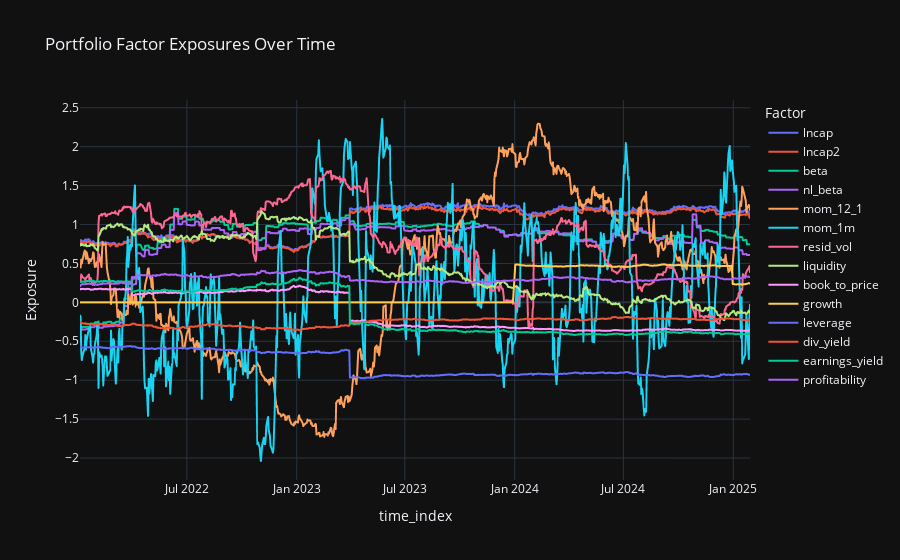

This figure's notebook cell:
### Markdown cell above
## 3. Compute Portfolio Exposures Over Time
Aggregate asset exposures into portfolio exposures:

$$ x_f(t) = \sum_i w_i \, X_{i,f}(t) $$

### Code cell
# 3. Compute portfolio exposures
port_expo = pfa.portfolio_exposure_df.reset_index().melt(
    id_vars='time_index', var_name='Factor', value_name='Exposure'
)
fig = px.line(port_expo, x='time_index', y='Exposure', color='Factor',
              title='Portfolio Factor Exposures Over Time')
fig.show()

### Figure 1 — Plotly figure (JSON) as saved in the notebook; plotly's stock layout.template omitted (floating-point values rounded to 4 significant figures; data arrays with more than 128 entries replaced by an {"elided": "..."} marker saying what was removed)
{"data": [{"hovertemplate": "Factor=lncap<br>time_index=%{x}<br>Exposure=%{y}<extra></extra>", "legendgroup": "lncap", "line": {"color": "#636efa", "dash": "solid"}, "marker": {"symbol": "circle"}, "mode": "lines", "name": "lncap", "showlegend": true, "x": {"elided": "772 str values"}, "xaxis": "x", "y": {"elided": "772 float values"}, "yaxis": "y", "type": "scattergl"}, {"hovertemplate": "Factor=lncap2<br>time_index=%{x}<br>Exposure=%{y}<extra></extra>", "legendgroup": "lncap2", "line": {"color": "#EF553B", "dash": "solid"}, "marker": {"symbol": "circle"}, "mode": "lines", "name": "lncap2", "showlegend": true, "x": {"elided": "772 str values"}, "xaxis": "x", "y": {"elided": "772 float values"}, "yaxis": "y", "type": "scattergl"}, {"hovertemplate": "Factor=beta<br>time_index=%{x}<br>Exposure=%{y}<extra></extra>", "legendgroup": "beta", "line": {"color": "#00cc96", "dash": "solid"}, "marker": {"symbol": "circle"}, "mode": "lines", "name": "beta", "showlegend": true, "x": {"elided": "772 str values"}, "xaxis": "x", "y": {"elided": "772 float values"}, "yaxis": "y", "type": "scattergl"}, {"hovertemplate": "Factor=nl_beta<br>time_index=%{x}<br>Exposure=%{y}<extra></extra>", "legendgroup": "nl_beta", "line": {"color": "#ab63fa", "dash": "solid"}, "marker": {"symbol": "circle"}, "mode": "lines", "name": "nl_beta", "showlegend": true, "x": {"elided": "772 str values"}, "xaxis": "x", "y": {"elided": "772 float values"}, "yaxis": "y", "type": "scattergl"}, {"hovertemplate": "Factor=mom_12_1<br>time_index=%{x}<br>Exposure=%{y}<extra></extra>", "legendgroup": "mom_12_1", "line": {"color": "#FFA15A", "dash": "solid"}, "marker": {"symbol": "circle"}, "mode": "lines", "name": "mom_12_1", "showlegend": true, "x": {"elided": "772 str values"}, "xaxis": "x", "y": {"elided": "772 float values"}, "yaxis": "y", "type": "scattergl"}, {"hovertemplate": "Factor=mom_1m<br>time_index=%{x}<br>Exposure=%{y}<extra></extra>", "legendgroup": "mom_1m", "line": {"color": "#19d3f3", "dash": "solid"}, "marker": {"symbol": "circle"}, "mode": "lines", "name": "mom_1m", "showlegend": true, "x": {"elided": "772 str values"}, "xaxis": "x", "y": {"elided": "772 float values"}, "yaxis": "y", "type": "scattergl"}, {"hovertemplate": "Factor=resid_vol<br>time_index=%{x}<br>Exposure=%{y}<extra></extra>", "legendgroup": "resid_vol", "line": {"color": "#FF6692", "dash": "solid"}, "marker": {"symbol": "circle"}, "mode": "lines", "name": "resid_vol", "showlegend": true, "x": {"elided": "772 str values"}, "xaxis": "x", "y": {"elided": "772 float values"}, "yaxis": "y", "type": "scattergl"}, {"hovertemplate": "Factor=liquidity<br>time_index=%{x}<br>Exposure=%{y}<extra></extra>", "legendgroup": "liquidity", "line": {"color": "#B6E880", "dash": "solid"}, "marker": {"symbol": "circle"}, "mode": "lines", "name": "liquidity", "showlegend": true, "x": {"elided": "772 str values"}, "xaxis": "x", "y": {"elided": "772 float values"}, "yaxis": "y", "type": "scattergl"}, {"hovertemplate": "Factor=book_to_price<br>time_index=%{x}<br>Exposure=%{y}<extra></extra>", "legendgroup": "book_to_price", "line": {"color": "#FF97FF", "dash": "solid"}, "marker": {"symbol": "circle"}, "mode": "lines", "name": "book_to_price", "showlegend": true, "x": {"elided": "772 str values"}, "xaxis": "x", "y": {"elided": "772 float values"}, "yaxis": "y", "type": "scattergl"}, {"hovertemplate": "Factor=growth<br>time_index=%{x}<br>Exposure=%{y}<extra></extra>", "legendgroup": "growth", "line": {"color": "#FECB52", "dash": "solid"}, "marker": {"symbol": "circle"}, "mode": "lines", "name": "growth", "showlegend": true, "x": {"elided": "772 str values"}, "xaxis": "x", "y": {"elided": "772 float values"}, "yaxis": "y", "type": "scattergl"}, {"hovertemplate": "Factor=leverage<br>time_index=%{x}<br>Exposure=%{y}<extra></extra>", "legendgroup": "leverage", "line": {"color": "#636efa", "dash": "solid"}, "marker": {"symbol": "circle"}, "mode": "lines", "name": "leverage", "showlegend": true, "x": {"elided": "772 str values"}, "xaxis": "x", "y": {"elided": "772 float values"}, "yaxis": "y", "type": "scattergl"}, {"hovertemplate": "Factor=div_yield<br>time_index=%{x}<br>Exposure=%{y}<extra></extra>", "legendgroup": "div_yield", "line": {"color": "#EF553B", "dash": "solid"}, "marker": {"symbol": "circle"}, "mode": "lines", "name": "div_yield", "showlegend": true, "x": {"elided": "772 str values"}, "xaxis": "x", "y": {"elided": "772 float values"}, "yaxis": "y", "type": "scattergl"}, {"hovertemplate": "Factor=earnings_yield<br>time_index=%{x}<br>Exposure=%{y}<extra></extra>", "legendgroup": "earnings_yield", "line": {"color": "#00cc96", "dash": "solid"}, "marker": {"symbol": "circle"}, "mode": "lines", "name": "earnings_yield", "showlegend": true, "x": {"elided": "772 str values"}, "xaxis": "x", "y": {"elided": "772 float values"}, "yaxis": "y", "type": "scattergl"}, {"hovertemplate": "Factor=profitability<br>time_index=%{x}<br>Exposure=%{y}<extra></extra>", "legendgroup": "profitability", "line": {"color": "#ab63fa", "dash": "solid"}, "marker": {"symbol": "circle"}, "mode": "lines", "name": "profitability", "showlegend": true, "x": {"elided": "772 str values"}, "xaxis": "x", "y": {"elided": "772 float values"}, "yaxis": "y", "type": "scattergl"}], "layout": {"xaxis": {"anchor": "y", "domain": [0.0, 1.0], "title": {"text": "time_index"}}, "yaxis": {"anchor": "x", "domain": [0.0, 1.0], "title": {"text": "Exposure"}}, "legend": {"title": {"text": "Factor"}, "tracegroupgap": 0}, "title": {"text": "Portfolio Factor Exposures Over Time"}}}
